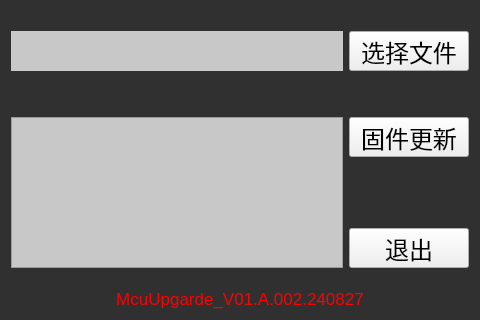
<?xml version="1.0" encoding="UTF-8"?>
<ui version="4.0">
 <class>McuUpgrade</class>
 <widget class="QWidget" name="McuUpgrade">
  <property name="geometry">
   <rect>
    <x>0</x>
    <y>0</y>
    <width>480</width>
    <height>320</height>
   </rect>
  </property>
  <property name="minimumSize">
   <size>
    <width>480</width>
    <height>320</height>
   </size>
  </property>
  <property name="windowTitle">
   <string>McuUpgrade</string>
  </property>
  <property name="styleSheet">
   <string notr="true">QWidget#McuUpgrade
{
	background-color: rgb(48, 48, 48);
}</string>
  </property>
  <layout class="QGridLayout" name="gridLayout_2">
   <item row="3" column="0" colspan="2">
    <layout class="QGridLayout" name="gridLayout">
     <item row="0" column="1">
      <widget class="QPushButton" name="btn_upgrade">
       <property name="minimumSize">
        <size>
         <width>120</width>
         <height>40</height>
        </size>
       </property>
       <property name="maximumSize">
        <size>
         <width>120</width>
         <height>40</height>
        </size>
       </property>
       <property name="font">
        <font>
         <pointsize>18</pointsize>
        </font>
       </property>
       <property name="styleSheet">
        <string notr="true"/>
       </property>
       <property name="text">
        <string>固件更新</string>
       </property>
      </widget>
     </item>
     <item row="1" column="1">
      <spacer name="verticalSpacer">
       <property name="orientation">
        <enum>Qt::Vertical</enum>
       </property>
       <property name="sizeHint" stdset="0">
        <size>
         <width>20</width>
         <height>40</height>
        </size>
       </property>
      </spacer>
     </item>
     <item row="2" column="1">
      <widget class="QPushButton" name="btn_close">
       <property name="minimumSize">
        <size>
         <width>120</width>
         <height>40</height>
        </size>
       </property>
       <property name="font">
        <font>
         <pointsize>18</pointsize>
        </font>
       </property>
       <property name="styleSheet">
        <string notr="true"/>
       </property>
       <property name="text">
        <string>退出</string>
       </property>
      </widget>
     </item>
     <item row="0" column="0" rowspan="3">
      <widget class="QPlainTextEdit" name="plainTextEdit">
       <property name="enabled">
        <bool>true</bool>
       </property>
       <property name="font">
        <font>
         <family>Courier 10 Pitch</family>
         <pointsize>16</pointsize>
        </font>
       </property>
       <property name="accessibleDescription">
        <string/>
       </property>
       <property name="styleSheet">
        <string notr="true">QPlainTextEdit#plainTextEdit
{
	background-color: rgb(200, 200, 200);
}</string>
       </property>
       <property name="readOnly">
        <bool>true</bool>
       </property>
       <property name="plainText">
        <string/>
       </property>
      </widget>
     </item>
    </layout>
   </item>
   <item row="1" column="1">
    <widget class="QPushButton" name="btn_openFile">
     <property name="minimumSize">
      <size>
       <width>120</width>
       <height>40</height>
      </size>
     </property>
     <property name="maximumSize">
      <size>
       <width>120</width>
       <height>40</height>
      </size>
     </property>
     <property name="font">
      <font>
       <pointsize>18</pointsize>
      </font>
     </property>
     <property name="styleSheet">
      <string notr="true"/>
     </property>
     <property name="text">
      <string>选择文件</string>
     </property>
    </widget>
   </item>
   <item row="2" column="0" colspan="2">
    <spacer name="verticalSpacer_2">
     <property name="orientation">
      <enum>Qt::Vertical</enum>
     </property>
     <property name="sizeType">
      <enum>QSizePolicy::Fixed</enum>
     </property>
     <property name="sizeHint" stdset="0">
      <size>
       <width>20</width>
       <height>40</height>
      </size>
     </property>
    </spacer>
   </item>
   <item row="1" column="0">
    <widget class="QLabel" name="label">
     <property name="minimumSize">
      <size>
       <width>320</width>
       <height>40</height>
      </size>
     </property>
     <property name="maximumSize">
      <size>
       <width>16777215</width>
       <height>40</height>
      </size>
     </property>
     <property name="font">
      <font>
       <pointsize>12</pointsize>
      </font>
     </property>
     <property name="styleSheet">
      <string notr="true">QLabel#label
{
	background-color: rgb(200, 200, 200);
}</string>
     </property>
     <property name="text">
      <string/>
     </property>
    </widget>
   </item>
   <item row="4" column="0" colspan="2">
    <spacer name="verticalSpacer_3">
     <property name="orientation">
      <enum>Qt::Vertical</enum>
     </property>
     <property name="sizeType">
      <enum>QSizePolicy::Fixed</enum>
     </property>
     <property name="sizeHint" stdset="0">
      <size>
       <width>20</width>
       <height>15</height>
      </size>
     </property>
    </spacer>
   </item>
   <item row="0" column="0" colspan="2">
    <spacer name="verticalSpacer_4">
     <property name="orientation">
      <enum>Qt::Vertical</enum>
     </property>
     <property name="sizeType">
      <enum>QSizePolicy::Fixed</enum>
     </property>
     <property name="sizeHint" stdset="0">
      <size>
       <width>20</width>
       <height>20</height>
      </size>
     </property>
    </spacer>
   </item>
   <item row="5" column="0" colspan="2">
    <widget class="QLabel" name="labelVersion">
     <property name="maximumSize">
      <size>
       <width>16777215</width>
       <height>24</height>
      </size>
     </property>
     <property name="font">
      <font>
       <pointsize>13</pointsize>
      </font>
     </property>
     <property name="styleSheet">
      <string notr="true">QLabel#labelVersion
{
	color: rgb(255, 0, 0);
}</string>
     </property>
     <property name="text">
      <string>McuUpgarde_V01.A.002.240827</string>
     </property>
     <property name="alignment">
      <set>Qt::AlignCenter</set>
     </property>
    </widget>
   </item>
  </layout>
 </widget>
 <resources/>
 <connections/>
</ui>
